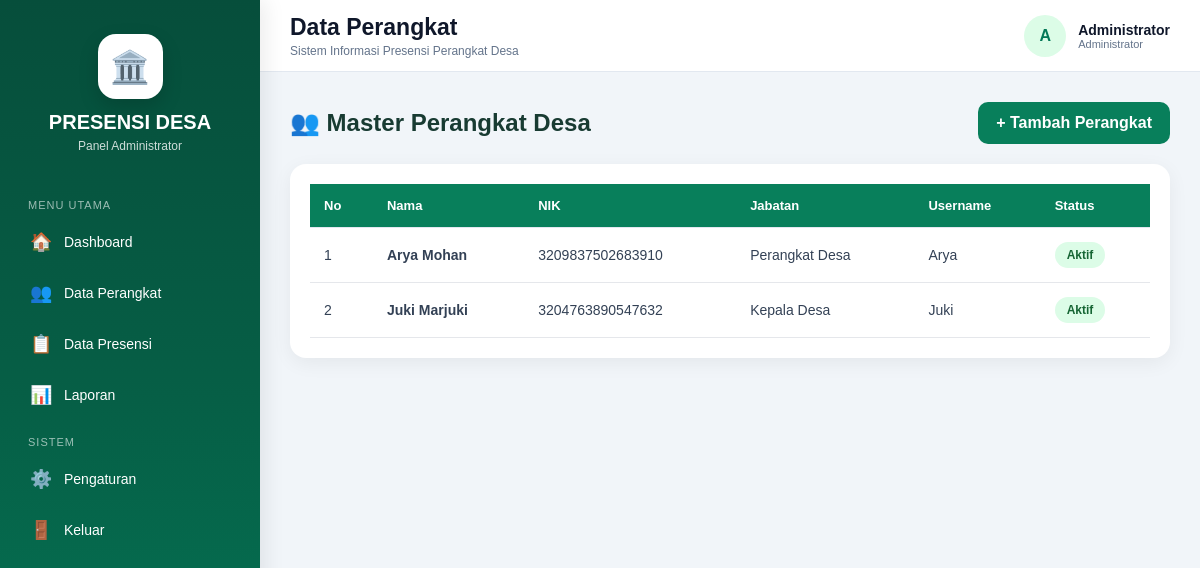
/admin/perangkat (signed in), run on the app's committed database.
### tables this page shows
CREATE TABLE users (

            id INTEGER PRIMARY KEY AUTOINCREMENT,

            username TEXT NOT NULL UNIQUE,

            password TEXT NOT NULL,

            nama TEXT NOT NULL,

            role TEXT NOT NULL DEFAULT 'perangkat',

            perangkat_id INTEGER,

            created_at TIMESTAMP
                DEFAULT CURRENT_TIMESTAMP,

            FOREIGN KEY (perangkat_id)
                REFERENCES perangkat(id)
                ON DELETE SET NULL
        );

CREATE TABLE perangkat (

            id INTEGER PRIMARY KEY AUTOINCREMENT,

            nama TEXT NOT NULL,

            nik TEXT,

            jabatan TEXT NOT NULL,

            foto TEXT,

            status TEXT NOT NULL DEFAULT 'Aktif',

            created_at TIMESTAMP
                DEFAULT CURRENT_TIMESTAMP
        );

### app.py (the view)
@app.route("/admin/perangkat")
def admin_perangkat():
    if not admin_required():
        return redirect(
            url_for("login")
        )
    perangkat = fetch_all("""
        SELECT
            perangkat.*,
            users.username

        FROM perangkat

        LEFT JOIN users
            ON users.perangkat_id =
               perangkat.id

        ORDER BY perangkat.id DESC
    """)
    return render_template(
        "master_perangkat.html",
        perangkat=perangkat
    )

### app.py (called while the page is built)
def admin_required():
    if "user_id" not in session:
        return False
    if session.get("role") != "admin":
        return False
    return True

### database.py (called while the page is built)
def get_connection():
    conn = sqlite3.connect(
        DATABASE
    )
    conn.row_factory = sqlite3.Row
    conn.execute(
        "PRAGMA foreign_keys = ON"
    )
    return conn

def fetch_all(
    query,
    params=()
):
    conn = get_connection()
    try:
        return conn.execute(
            query,
            params
        ).fetchall()
    finally:
        conn.close()

### templates/master_perangkat.html (shortened to what this page needs)
{% extends "base_admin.html" %}
{% block page_title %}
Data Perangkat
{% endblock %}
{% block content %}
<div class="page-header">
    <h2>
        👥 Master Perangkat Desa
    </h2>
    <a
        href="{{ url_for('tambah_perangkat') }}"
        class="btn-tambah"
    >
        + Tambah Perangkat
    </a>
</div>
<div class="table-box">
    {% if perangkat %}
    <table>
        <thead>
            <tr>
                <th>No</th>
                <th>Nama</th>
                <th>NIK</th>
                <th>Jabatan</th>
                <th>Username</th>
                <th>Status</th>
            </tr>
        </thead>
        <tbody>
            {% for item in perangkat %}
            <tr>
                <td>
                    {{ loop.index }}
                </td>
                <td>
                    <strong>
                        {{ item.nama }}
                    </strong>
                </td>
                <td>
                    {{ item.nik or '-' }}
                </td>
                <td>
                    {{ item.jabatan }}
                </td>
                <td>
                    {{ item.username or '-' }}
                </td>
                <td>
                    <span class="status">
                        {{ item.status }}
                    </span>
                </td>
            </tr>
            {% endfor %}
        </tbody>
    </table>
    {% endif %}
</div>
{% endblock %}

### templates/base_admin.html (style rules this page uses)
* { box-sizing: border-box; margin: 0; padding: 0; }
body { font-family: Arial, Helvetica, sans-serif; background: #f1f5f9; color: #1e293b; }
table { width: 100%; border-collapse: collapse; }
th { background: #f8fafc; color: #475569; font-size: 13px; text-align: left; padding: 13px; border-bottom: 1px solid #e2e8f0; }
td { padding: 13px; border-bottom: 1px solid #f1f5f9; font-size: 14px; color: #334155; }

### templates/master_perangkat.html (style rules this page uses)
.page-header { display: flex; justify-content: space-between; align-items: center; margin-bottom: 20px; }
.page-header h2 { color: #183b32; }
.btn-tambah { background: #087f5b; color: white; text-decoration: none; padding: 12px 18px; border-radius: 10px; font-weight: bold; }
.table-box { background: white; border-radius: 16px; padding: 20px; box-shadow: 0 5px 20px rgba(0,0,0,0.06); overflow-x: auto; }
table { width: 100%; border-collapse: collapse; }
th { background: #087f5b; color: white; padding: 14px; text-align: left; }
td { padding: 14px; border-bottom: 1px solid #e5e7eb; }
.status { display: inline-block; padding: 6px 12px; border-radius: 20px; background: #dcfce7; color: #166534; font-size: 12px; font-weight: bold; }

### data on the page
users: nama "Arya Mohan", nik "3209837502683910", jabatan "Perangkat Desa", username "Arya", status "Aktif"
users: nama "Juki Marjuki", nik "3204763890547632", jabatan "Kepala Desa", username "Juki", status "Aktif"

### other printed values
{{ session.get('nama', 'A')[0]|upper }} "A"
{{ session.get('nama', 'Administrator') }} "Administrator"
